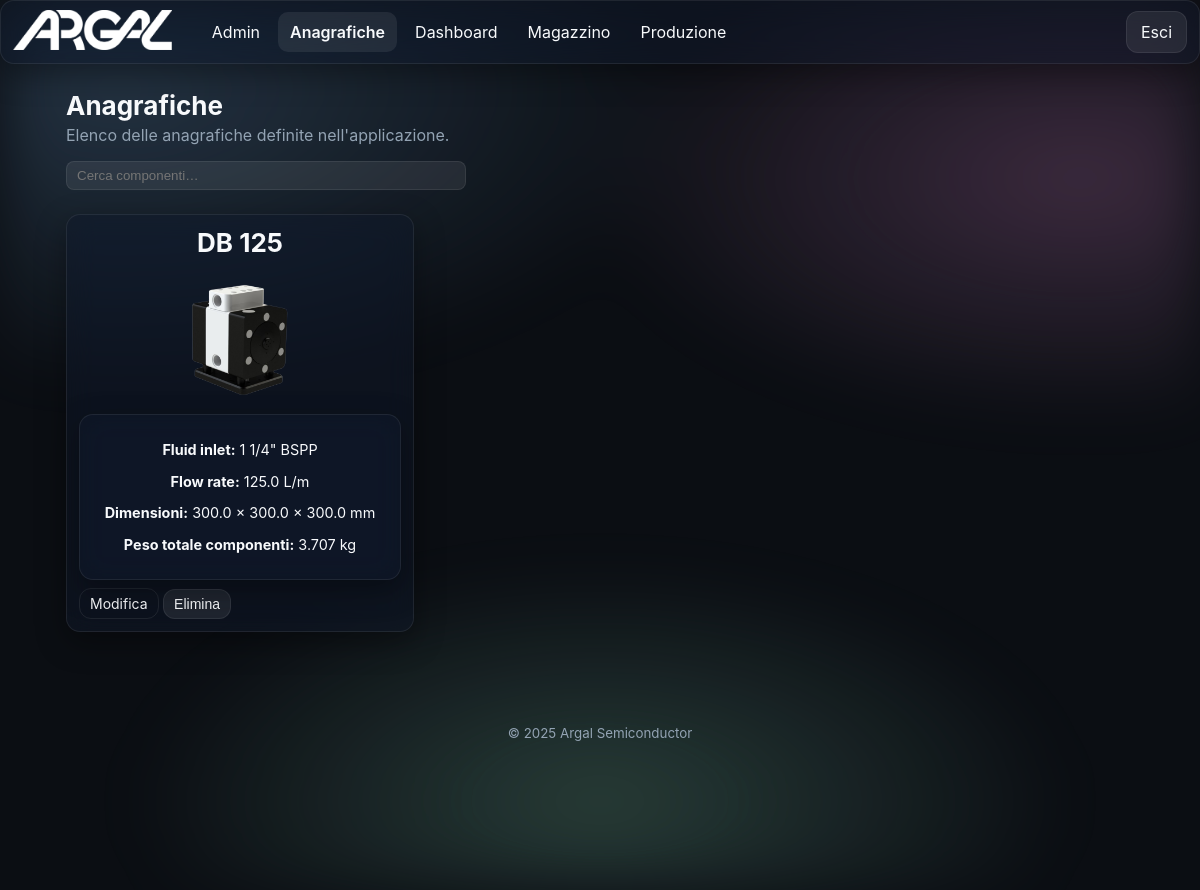
/products/ (signed in), run on an earlier commit of the app's database.
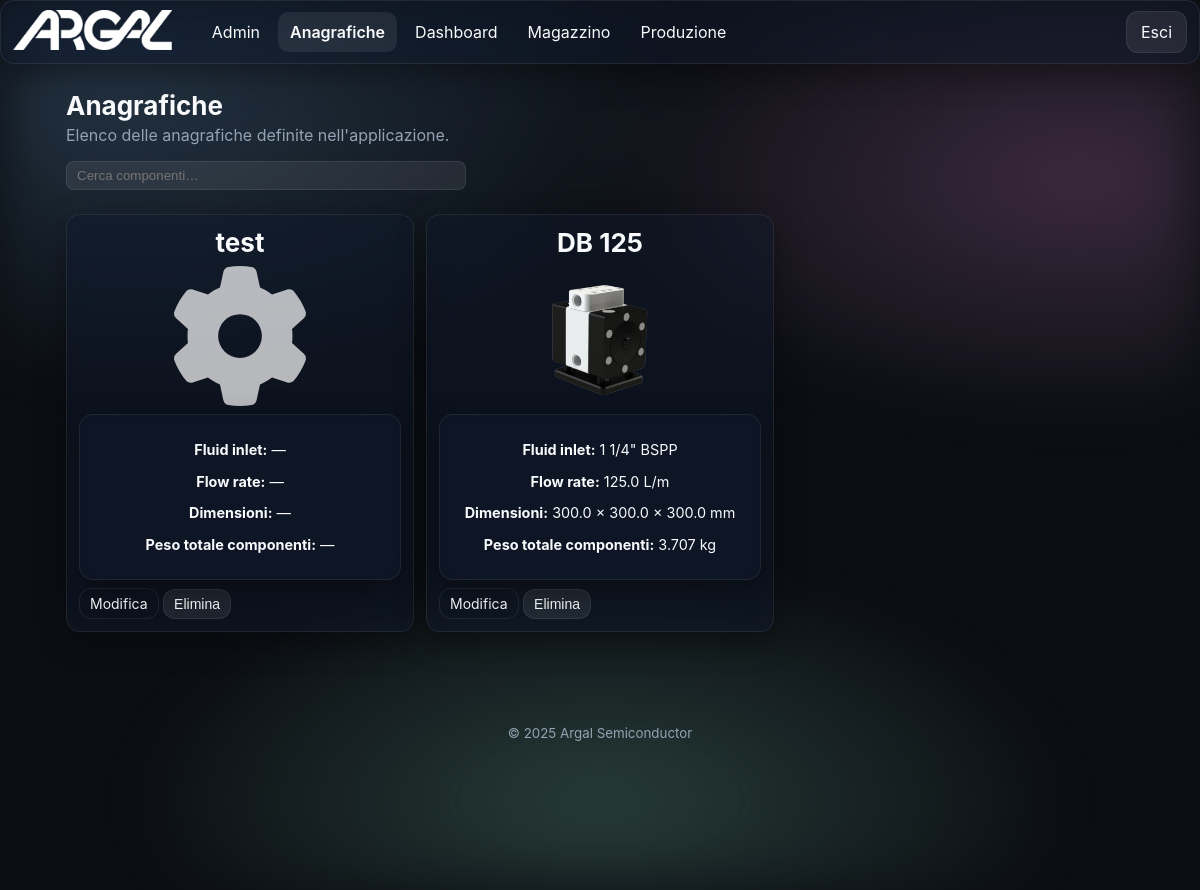
And on a later commit of the database.
### app/models.py (models this page shows)
class TimestampMixin(db.Model):
    __abstract__ = True
    created_at = db.Column(db.DateTime, default=datetime.utcnow)
    updated_at = db.Column(db.DateTime, default=datetime.utcnow, onupdate=datetime.utcnow)

class Module(TimestampMixin):
    __tablename__ = 'modules'
    id = db.Column(db.Integer, primary_key=True)
    name = db.Column(db.String(100), unique=True, nullable=False)
    slug = db.Column(db.String(100), unique=True, nullable=False)
    endpoint = db.Column(db.String(120), unique=True, nullable=False)
    enabled = db.Column(db.Boolean, default=True)
    icon = db.Column(db.String(100), default='cube')

class Product(TimestampMixin):
    __tablename__ = 'products'
    id = db.Column(db.Integer, primary_key=True)
    name = db.Column(db.String(200), nullable=False)
    description = db.Column(db.Text)
    revision = db.Column(db.Integer, default=1)
    revisionabile = db.Column(db.Boolean, default=False)
    image_filename = db.Column(db.String(200))
    flow_rate = db.Column(db.Float)
    max_pressure = db.Column(db.Float)
    dimension_x = db.Column(db.Float)
    dimension_y = db.Column(db.Float)
    dimension_z = db.Column(db.Float)
    quantity_in_stock = db.Column(db.Float, default=0)
    curve_image_filename = db.Column(db.String(200))
    fluid_in_let = db.Column(db.String(50))
    layer_in_lett = db.Column(db.String(50))
    noise = db.Column(db.Float)
    max_pressure_from = db.Column(db.Float)
    max_pressure_to = db.Column(db.Float)
    components = db.relationship('ProductComponent', backref='product', cascade='all, delete-orphan')
    bom_children = db.relationship('BOMLine',
                                   foreign_keys='BOMLine.padre_id',
                                   backref='padre',
                                   cascade='all, delete-orphan')
    bom_parents = db.relationship('BOMLine',
                                  foreign_keys='BOMLine.figlio_id',
                                  backref='figlio',
                                  cascade='all, delete-orphan')
    custom_values = db.relationship('CustomValue',
                                    primaryjoin="Product.id==CustomValue.product_id",
                                    backref='product',
                                    cascade='all, delete-orphan')

### app/blueprints/products/routes.py (the view)
@products_bp.route('/')
@login_required
def index():
    products = Product.query.order_by(Product.created_at.desc()).all()
    for p in products:
        total_weight = 0.0
        for comp in p.components:
            comp_weight = None
            try:
                if getattr(comp, 'component_master', None) and comp.component_master and comp.component_master.weight is not None:
                    comp_weight = comp.component_master.weight
                elif comp.weight is not None:
                    comp_weight = comp.weight
            except Exception:
                comp_weight = comp.weight if hasattr(comp, 'weight') else None
            if comp_weight is not None and comp.quantity is not None:
                try:
                    total_weight += float(comp_weight) * (comp.quantity or 0)
                except Exception:
                    pass
        p.total_weight = total_weight
    return render_template('products/index.html', products=products)

### app/models.py (called while the page is built)
@login_manager.user_loader
def load_user(user_id):
    try:
        return User.query.get(int(user_id))
    except Exception:
        return None

### app/templates/products/index.html (shortened to what this page needs)
{% extends 'base.html' %}
{% block content %}
<section class="section">
  <h2 class="section-title">Anagrafiche</h2>
  <p class="section-subtitle">Elenco delle anagrafiche definite nell'applicazione.</p>
  <div style="margin-top:12px; margin-bottom:12px;">
    <form id="product-search-form" class="product-search" style="max-width:400px; margin:0; position:relative;">
      <input id="product-search-input" type="search" placeholder="Cerca componenti…" autocomplete="off" style="width:100%; padding:6px 10px; border-radius:8px; border:1px solid var(--glass-stroke); background: var(--card); color: var(--text);">
    </form>
  </div>
  <div style="height:12px;"></div>
  {% if products|length == 0 %}
    <p class="muted">Nessun prodotto presente.</p>
  {% else %}
    <div class="grid grid-3" style="gap:12px;">
      {% for p in products %}
      <div class="card glass product-card" data-url="{{ url_for('products.detail', id=p.id) }}" style="padding:12px; cursor:pointer; min-height:300px;">
        <h3 class="section-title" style="margin:0 0 8px 0; text-align:center; width:100%; display:block;">{{ p.name }}</h3>
        <div style="height:140px; display:flex; align-items:center; justify-content:center; margin-bottom:8px;">
          {% if p.image_filename %}
            <img loading="lazy" src="{{ url_for('static', filename='uploads/' + p.image_filename) }}" alt="{{ p.name }}" style="max-width:100%; max-height:100%;">
          {% else %}
            <img src="{{ url_for('static', filename='img/gear.svg') }}" alt="{{ p.name }}" style="max-width:100%; max-height:100%; object-fit:contain; filter: invert(1); opacity:0.7;">
          {% endif %}
        </div>
        <div class="product-specs glass" style="padding:12px; margin-top:8px; text-align:center; font-size:0.9em;">
          <p><strong>Fluid inlet:</strong>
            {% if p.fluid_in_let %}
              {{ p.fluid_in_let }} BSPP
            {% else %}
              —
            {% endif %}
          </p>
          <p><strong>Flow rate:</strong>
            {% if p.flow_rate is not none %}
              {{ p.flow_rate }} L/m
            {% else %}
              —
            {% endif %}
          </p>
          <p><strong>Dimensioni:</strong>
            {% if p.dimension_x is not none or p.dimension_y is not none or p.dimension_z is not none %}
              {{ p.dimension_x if p.dimension_x is not none else '—' }} × {{ p.dimension_y if p.dimension_y is not none else '—' }} × {{ p.dimension_z if p.dimension_z is not none else '—' }} mm
            {% else %}
              —
            {% endif %}
          </p>
          <p><strong>Peso totale componenti:</strong> {% if p.total_weight %}{{ p.total_weight|round(3) }} kg{% else %}—{% endif %}</p>
        </div>
        <div style="margin-top:8px;">
          <a class="btn ghost small prevent-card-open" href="{{ url_for('products.edit', id=p.id) }}">Modifica</a>
          <form method="post" action="{{ url_for('products.delete', id=p.id) }}" style="display:inline;" class="prevent-card-open">
            <button class="btn danger small" type="submit" onclick="return confirm('Eliminare questo prodotto?');">Elimina</button>
          </form>
        </div>
      </div>
      {% endfor %}
    </div>
  {% endif %}
</section>
{% endblock %}

### app/templates/base.html (shortened to what this page needs)
<!doctype html>
<html lang="it" data-theme="dark">
<head>
  <link rel="stylesheet" href="{{ url_for('static', filename='css/styles.css') }}">
</head>
<body>
  <div class="bg-aurora"></div>
  {% if current_user.is_authenticated and not embedded %}
  <header class="app-header glass">
    <div class="brand">
      <a href="{{ url_for('dashboard.index') }}" class="brand-link" style="display:inline-block;">
        <img src="{{ url_for('static', filename='img/logo.png') }}" alt="Logo" class="logo">
      </a>
    </div>
    <nav class="nav-desktop">
      {% set cur_ep = request.endpoint or '' %}
      {% set detected_bp = (cur_ep.split('.')|first) %}
      {% set forced_bp = None %}
      {% if active_module is defined and active_module %}
        {% set forced_bp = active_module %}
      {% elif g is defined and g.active_module is defined and g.active_module %}
        {% set forced_bp = g.active_module %}
      {% endif %}
      {% set cur_bp = forced_bp if forced_bp else detected_bp %}
      {% for m in enabled_modules %}
        {% set mod_bp = (m.endpoint.split('.')|first) %}
        {% set is_active = (mod_bp == cur_bp) %}
        {% set display_name = 'Anagrafiche' if (m.slug == 'products' or m.name == 'Prodotti') else m.name %}
        <a class="nav-link{{ ' active' if is_active else '' }}" href="{{ url_for(m.endpoint) }}">{{ display_name }}</a>
      {% endfor %}
    </nav>
    <div class="header-actions">
      <a class="btn btn-ghost" href="{{ url_for('auth.logout') }}">Esci</a>
    </div>
  </header>
    {% set cur_ep = request.endpoint or '' %}
    {% set detected_bp = (cur_ep.split('.')|first) %}
    {% set forced_bp = None %}
    {% if active_module is defined and active_module %}
      {% set forced_bp = active_module %}
    {% elif g is defined and g.active_module is defined and g.active_module %}
      {% set forced_bp = g.active_module %}
    {% endif %}
    {% set cur_bp = forced_bp if forced_bp else detected_bp %}
  {% endif %}
  <main class="container">
    {% block content %}{% endblock %}
  </main>
  {% if not embedded %}
  <footer class="app-footer">
    <small>© {{ 2025 }} Argal Semiconductor</small>
  </footer>
  {% endif %}
</body>
</html>

What changed in the data, as far as the page shows it:
added Product: name "test", name (picture)
